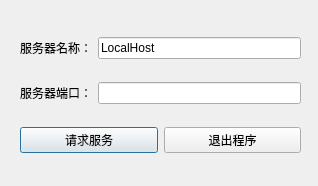
<?xml version="1.0" encoding="UTF-8"?>
<ui version="4.0">
 <class>Dialog</class>
 <widget class="QDialog" name="Dialog">
  <property name="geometry">
   <rect>
    <x>0</x>
    <y>0</y>
    <width>318</width>
    <height>186</height>
   </rect>
  </property>
  <property name="windowTitle">
   <string>TCP客户端--测试版</string>
  </property>
  <widget class="QWidget" name="">
   <property name="geometry">
    <rect>
     <x>20</x>
     <y>20</y>
     <width>281</width>
     <height>151</height>
    </rect>
   </property>
   <layout class="QVBoxLayout" name="verticalLayout">
    <item>
     <layout class="QHBoxLayout" name="horizontalLayout">
      <item>
       <widget class="QLabel" name="label">
        <property name="text">
         <string>服务器名称：</string>
        </property>
       </widget>
      </item>
      <item>
       <widget class="QLineEdit" name="lineEdit_ServerName">
        <property name="text">
         <string>LocalHost</string>
        </property>
       </widget>
      </item>
     </layout>
    </item>
    <item>
     <layout class="QHBoxLayout" name="horizontalLayout_2">
      <item>
       <widget class="QLabel" name="label_2">
        <property name="text">
         <string>服务器端口：</string>
        </property>
       </widget>
      </item>
      <item>
       <widget class="QLineEdit" name="lineEdit_ServerPort"/>
      </item>
     </layout>
    </item>
    <item>
     <layout class="QHBoxLayout" name="horizontalLayout_3">
      <item>
       <widget class="QPushButton" name="pushButton_Request">
        <property name="text">
         <string>请求服务</string>
        </property>
       </widget>
      </item>
      <item>
       <widget class="QPushButton" name="pushButton_Exit">
        <property name="text">
         <string>退出程序</string>
        </property>
       </widget>
      </item>
     </layout>
    </item>
   </layout>
  </widget>
 </widget>
 <resources/>
 <connections/>
</ui>
